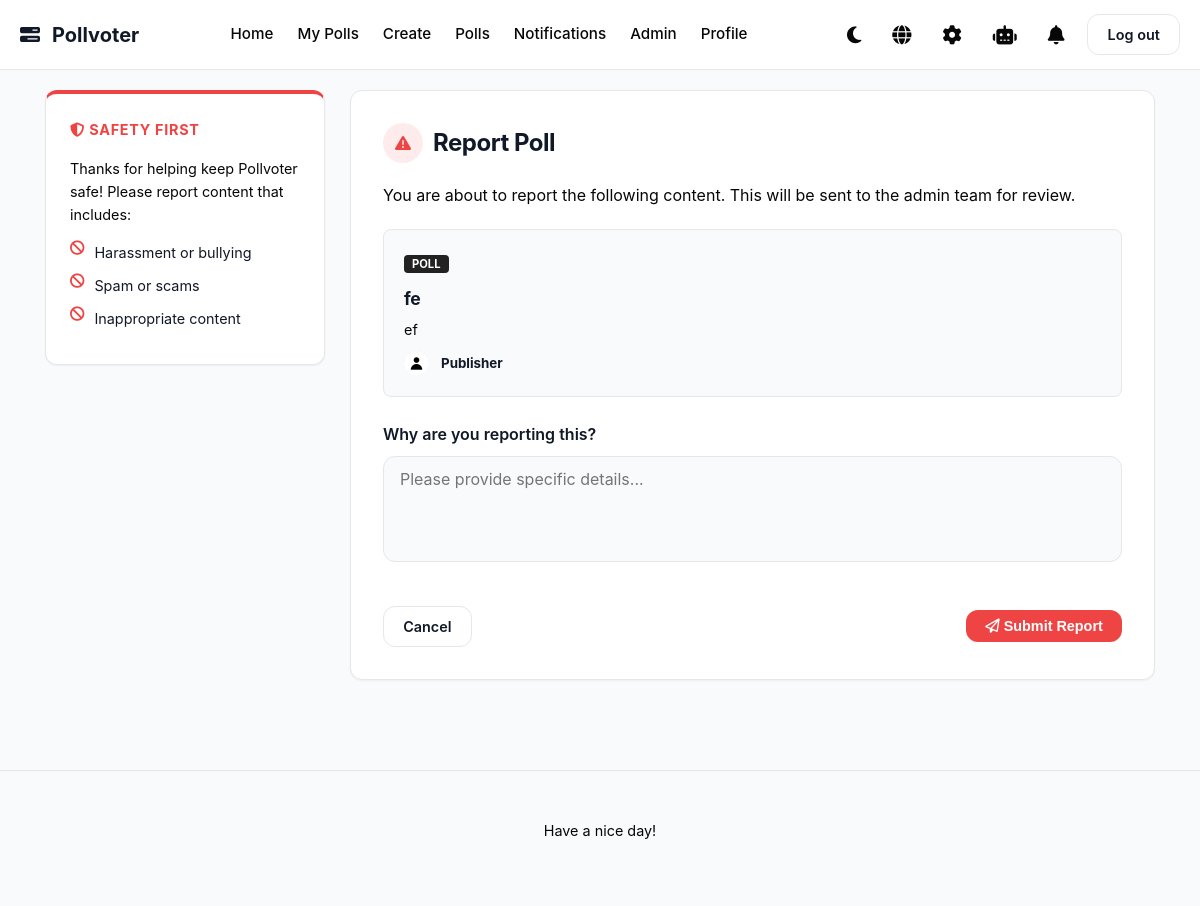
The app's page /poll/20/report (signed in) with its own data.
### app/models.py (models this page shows, shortened)
class Poll(db.Model):
    __tablename__ = "poll"
    id = Column(Integer, primary_key=True)
    title = Column(Text, nullable=False)
    description = Column(String(120))
    created_at = Column(DateTime, default=datetime.now)
    user_id = Column(Integer, ForeignKey("user.id"), nullable=False)
    end_date = Column(DateTime, nullable=True)
    author = relationship("User", back_populates="polls")
    comments = relationship("Comment", back_populates="poll", cascade="all, delete-orphan")
    options = relationship("PollOption", back_populates="poll", cascade="all, delete-orphan")
    votes = relationship("Vote", back_populates="poll", cascade="all, delete-orphan")
    tags = relationship("Tag", secondary=poll_tags, backref=db.backref("polls", lazy = "dynamic"))

class User(UserMixin, db.Model):
    __tablename__ = "user"
    id = Column(Integer, primary_key=True)
    username = Column(String(20), unique=True, nullable = False)
    created_at = Column(DateTime, default=datetime.now)
    full_name = Column(String(20))
    bio = Column(String(100))
    pfp = Column(Text)
    password_hash = Column(Text)
    is_admin = Column(Boolean, default = False)
    bg_picture = Column(Text)
    polls = relationship("Poll", back_populates="author")
    votes = relationship("Vote", back_populates="user")
    comments = relationship("Comment", back_populates="author")
    def getpfp(self):
        if self.pfp:
            return f"/static/uploads/pfp/{self.pfp}"
        else:
            return f"/static/uploads/pfp/default.jpg"
    blocked = relationship(
        "User", secondary=blocklist,
        primaryjoin=(blocklist.c.blocker_id == id),
        secondaryjoin=(blocklist.c.blocked_id == id),
        backref=db.backref("blocked_by", lazy="dynamic"),
        lazy="dynamic"
    )
    followed = relationship(
        "User", secondary=followers,
        primaryjoin=(followers.c.follower_id == id),
        secondaryjoin=(followers.c.followed_id == id),
        backref=db.backref("followers", lazy="dynamic"),
        lazy="dynamic"
    )

### app/routes.py (the view, shortened to what this page needs)
@polls.route("/poll/<int:poll_id>/report", methods = ["GET", "POST"])
@login_required
def report_poll(poll_id):
    poll = Poll.query.get_or_404(poll_id)
    return render_template("report_form.html", item = poll, type = "Poll")

### app/routes.py (called while the page is built)
@main.app_context_processor
def dropdown_notifications():
    if current_user.is_authenticated:
        unread_count = Notification.query.filter_by(recipient_id = current_user.id, is_read = False).count()
        latest_notifs = Notification.query.filter_by(recipient_id = current_user.id).order_by(Notification.created_at.desc()).limit(5).all()
        return dict(unread_count = unread_count, latest_notifs = latest_notifs)
    return dict(unread_count = 0, latest_notifs = [])

### app/templates/report_form.html (shortened to what this page needs)
{% extends "base.html" %}
{% block content %}
<div class="dashboard-layout">
    <aside class="sidebar">
        <div class="sidebar-widget" style="border-top: 4px solid #EF4444;">
            <h3 class="widget-title" style="color: #EF4444;">
                <i class="fa-solid fa-shield-halved"></i> {{ _('Safety First') }}
            </h3>
            <p style="font-size: 0.9rem; color: var(--text-muted); margin-bottom: 15px;">
                {{ _('Thanks for helping keep Pollvoter safe! Please report content that includes:') }}
            </p>
            <ul style="list-style: none; padding: 0; font-size: 0.9rem; color: var(--text-main);">
                <li style="margin-bottom: 10px; display: flex; gap: 10px;">
                    <i class="fa-solid fa-ban" style="color: #EF4444;"></i> {{ _('Harassment or bullying') }}
                </li>
                <li style="margin-bottom: 10px; display: flex; gap: 10px;">
                    <i class="fa-solid fa-ban" style="color: #EF4444;"></i> {{ _('Spam or scams') }}
                </li>
                <li style="margin-bottom: 10px; display: flex; gap: 10px;">
                    <i class="fa-solid fa-ban" style="color: #EF4444;"></i> {{ _('Inappropriate content') }}
                </li>
            </ul>
        </div>
    </aside>
    <main class="feed">
        <div class="card">
            <div style="display: flex; align-items: center; gap: 10px; margin-bottom: 20px;">
                <div style="width: 40px; height: 40px; background: rgba(239, 68, 68, 0.1); border-radius: 50%; display: flex; align-items: center; justify-content: center; color: #EF4444;">
                    <i class="fa-solid fa-triangle-exclamation"></i>
                </div>
                <h2 style="margin: 0;">{{ _('Report') }} {{ type }}</h2>
            </div>
            <p style="color: var(--text-muted); margin-bottom: 20px;">
                {{ _('You are about to report the following content. This will be sent to the admin team for review.') }}
            </p>
            <div style="background-color: var(--bg-body); border: 1px solid var(--border-subtle); border-radius: 8px; padding: 20px; margin-bottom: 25px;">
                {% if type == "Poll" %}
                    <span style="font-size: 0.7rem; background: var(--primary); color: white; padding: 2px 8px; border-radius: 4px; text-transform: uppercase; font-weight: bold;">{{ _('Poll') }}</span>
                    <h3 style="margin-top: 10px; margin-bottom: 5px; font-size: 1.1rem;">{{ item.title }}</h3>
                    <p style="color: var(--text-muted); font-size: 0.9rem; margin-bottom: 10px;">{{ item.description }}</p>
                    <div class="user-row" style="border: none; padding: 0; margin: 0;">
                        <img src="{{ item.author.getpfp() }}" class="avatar-sm" style="width: 25px; height: 25px;">
                        <small style="color: var(--text-main);"><strong>{{ item.author.username }}</strong></small>
                    </div>
                {% endif %}
            </div>
            <form method="POST">
                <div class="form-group" style="margin-bottom: 20px;">
                    <label for="reason" style="display: block; font-weight: 600; margin-bottom: 8px;">
                        {{ _('Why are you reporting this?') }}
                    </label>
                    <textarea name="reason" id="reason" rows="4" required
                              placeholder="{{ _('Please provide specific details...') }}"
                              style="resize: none;"></textarea>
                </div>
                <div style="display: flex; justify-content: space-between; align-items: center;">
                    <a href="{{ url_for('polls.poll_detail', poll_id=(item.id if type=='Poll' else item.poll_id)) }}" class="btn btn-outline">
                        {{ _('Cancel') }}
                    </a>
                    <button type="submit" class="btn" style="background-color: #EF4444; color: white; border: none;">
                        <i class="fa-regular fa-paper-plane"></i> {{ _('Submit Report') }}
                    </button>
                </div>
            </form>
        </div>
    </main>
</div>
{% endblock %}

### app/static/styles.css (style rules this page uses)
:root { --bg-body: #F9FAFB; --bg-card: #FFFFFF; --bg-nav: rgba(255, 255, 255, 0.9); --text-main: #111827; --text-muted: #070707; --primary: #222222; --primary-hover: #2b2b2b; --border-subtle: #E5E7EB; --shadow-sm: 0 1px 2px 0 rgba(0, 0, 0, 0.05); --shadow-md: 0 4px 6px -1px rgba(0, 0, 0, 0.1), 0 2px 4px -1px rgba(0, 0, 0, 0.06); --shadow-lg: 0 10px 15px -3px rgba(0, 0, 0, 0.1); --radius-md: 12px; --radius-full: 9999px; }
* { box-sizing: border-box; margin: 0; padding: 0; }
body { background-color: var(--bg-body); color: var(--text-main); font-family: 'Inter', system-ui, -apple-system, sans-serif; line-height: 1.6; transition: background-color 0.3s ease, color 0.3s ease; -webkit-font-smoothing: antialiased; }
a { text-decoration: none; color: inherit; transition: color 0.2s; }
.btn { display: inline-block; padding: 0.5rem 1.2rem; border-radius: var(--radius-md); font-weight: 600; font-size: 0.9rem; cursor: pointer; border: none; transition: transform 0.1s ease, box-shadow 0.2s ease; }
.btn-outline { background: transparent; border: 1px solid var(--border-subtle); color: var(--text-main); }
.poll-card, .card, .profile-container, .auth-box { background-color: var(--bg-card); border-radius: var(--radius-md); padding: 2rem; margin-bottom: 1.5rem; border: 1px solid var(--border-subtle); box-shadow: var(--shadow-sm); transition: transform 0.2s ease, box-shadow 0.2s ease; }
h1, h2, h3 { color: var(--text-main); margin-bottom: 1rem; font-weight: 700; letter-spacing: -0.02em; }
p { color: var(--text-muted); margin-bottom: 1rem; }
input, textarea, select { width: 100%; padding: 0.75rem 1rem; border-radius: var(--radius-md); border: 1px solid var(--border-subtle); background-color: var(--bg-body); color: var(--text-main); font-size: 1rem; transition: all 0.2s; margin-bottom: 1rem; font-family: inherit; }
.dashboard-layout { display: flex; flex-direction: column; gap: 24px; }
@media (min-width: 992px) { .dashboard-layout { display: grid; grid-template-columns: 320px 1fr; gap: 30px; align-items: start; } }
.sidebar-widget { background-color: var(--bg-card); border-radius: var(--radius-md); padding: 1.5rem; border: 1px solid var(--border-subtle); margin-bottom: 1.5rem; box-shadow: var(--shadow-sm); }
.widget-title { font-size: 0.9rem; font-weight: 700; color: var(--text-muted); margin-bottom: 1rem; text-transform: uppercase; letter-spacing: 0.05em; }
.user-row { display: flex; align-items: center; gap: 12px; margin-bottom: 1rem; padding-bottom: 1rem; border-bottom: 1px solid var(--border-subtle); }
.user-row:last-child { border-bottom: none; margin-bottom: 0; padding-bottom: 0; }
.avatar-sm { width: 40px; height: 40px; border-radius: 50%; object-fit: cover; background-color: var(--border-subtle); }
@media (min-width: 992px) { .dashboard-layout { display: grid; grid-template-columns: 280px 1fr; gap: 25px; align-items: start; } }
.dashboard-layout h2 { margin-top: 0; margin-bottom: 20px; font-size: 1.5rem; }

### records on screen
Poll: title "fe", description "ef"
User: author.username "Publisher"

### other values on screen
{{ type }} "Poll"
